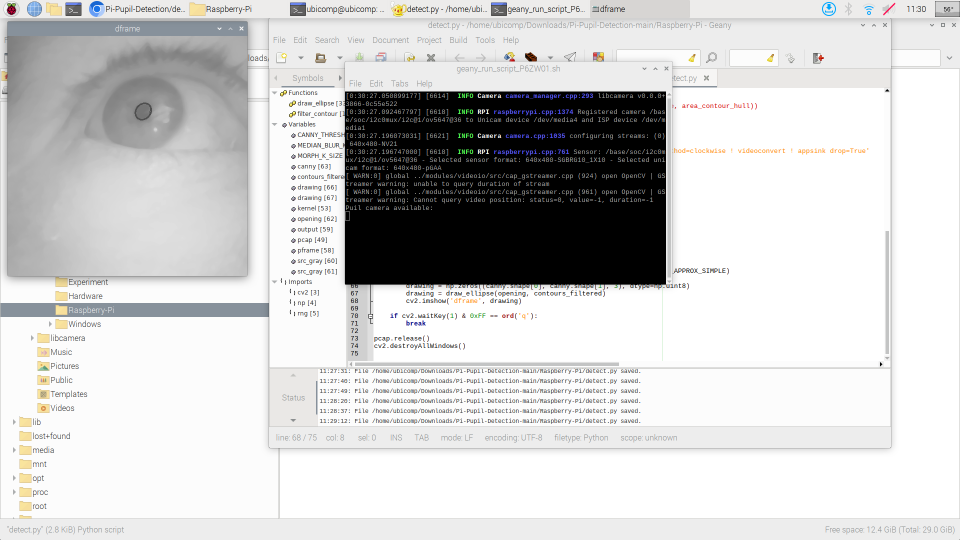
#> input picture detection.png, 1920 x 1080 px (shown at 1/2 size)
$ python -i detect_pupil.py   (imports and definitions only)
#> lines starting #> are read from the running program, lines starting #| are printed output that depends on the picture; after the words box and inside, x2 and y2 are one past the last pixel; in counts of white or black regions, pixels touching at a corner belong together
import cv2
import operator
import numpy as np


class pupil_detection():
    def __init__(self, image_path):
        '''
        initialize the class and set the class attributes
        '''
        self._img = None
        self._img_path = image_path
        self._pupil = None
        self._centroid = None

    def load_image(self):
        '''
        load the image based on the path passed to the class
        it should use the method cv2.imread to load the image
        it should also detect if the file exists
        '''
        self._img = cv2.imread(self._img_path)
#> self._img is the input picture: shape (1080, 1920, 3); mean B, G, R 206.3, 206.4, 206.5
        # If the image doesn't exists or is not valid then imread returns None
        if type(self._img) == None:
            return False
        else:
            return True

    def show_image(self, img):
        cv2.imshow("Result", img)
        cv2.waitKey(0)

    def centroid(self):
        # convert image to grayscale image
        gray_image = cv2.cvtColor(self._img, cv2.COLOR_BGR2GRAY)
        # convert the grayscale image to binary image
        ret, thresh = cv2.threshold(gray_image, 127, 255, 0)
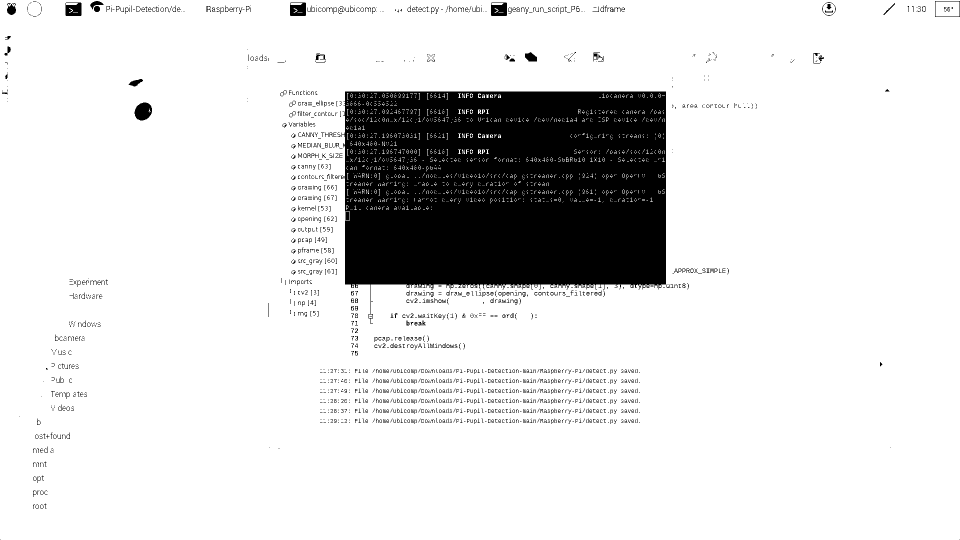
#> thresh: shape (1080, 1920) (shown at 1/2 size); 87.2% white; 1774 black regions (1492 under 20 px), largest, box (x1, y1, x2, y2) and area: (683, 183, 1332, 648) 240717, (269, 205, 304, 241) 956, (131, 5, 163, 32) 733
        # calculate moments of binary image
        M = cv2.moments(thresh)
#> M = moments, m00 460928310, centre m10/m00, m01/m00 = (955.2, 562)
        # calculate x,y coordinate of center
        cX = int(M["m10"] / M["m00"])
#> cX = 955
        cY = int(M["m01"] / M["m00"])
#> cY = 562
        self._centroid = (cX, cY)
#> self._centroid = (955, 562)
        # cv2.circle(self._img, (cX, cY), 5, (255, 255, 255), -1)

    def detect_pupil(self):
        dst = cv2.fastNlMeansDenoisingColored(self._img, None, 10, 10, 7, 21)
        blur = cv2.GaussianBlur(dst, (5, 5), 0)
        inv = cv2.bitwise_not(blur)
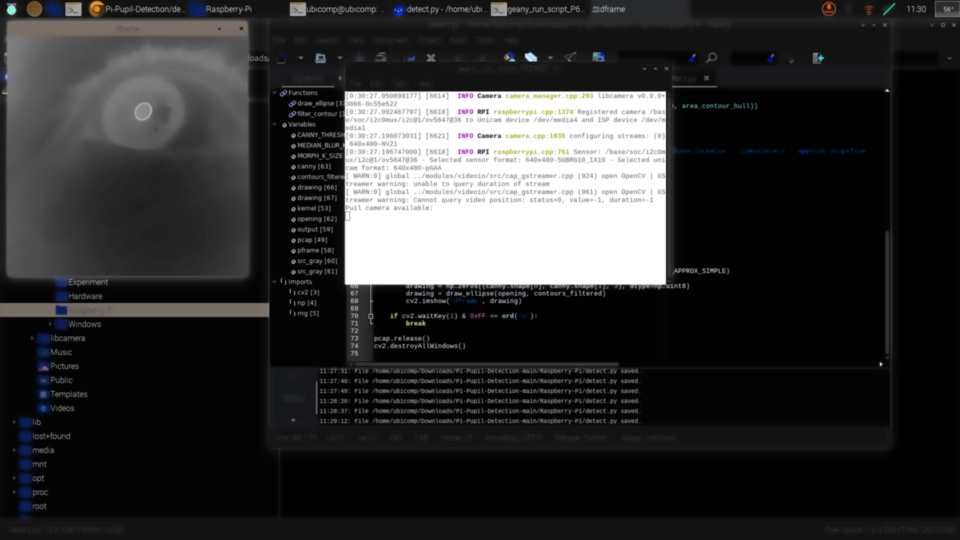
#> inv: shape (1080, 1920, 3) (shown at 1/2 size); mean B, G, R 48.8, 48.5, 48.5
        thresh = cv2.cvtColor(inv, cv2.COLOR_BGR2GRAY)
        kernel = np.ones((2, 2), np.uint8)
        erosion = cv2.erode(thresh, kernel, iterations=1)
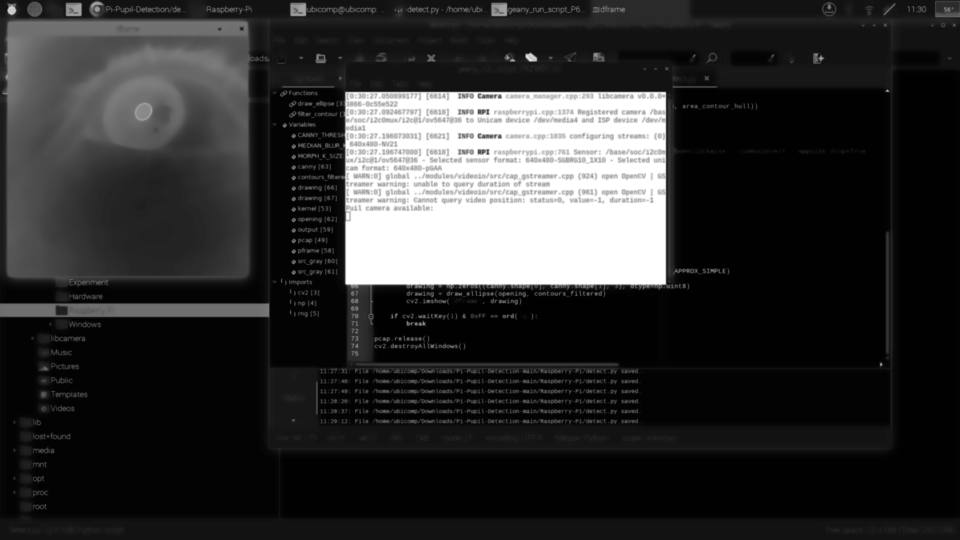
#> erosion: shape (1080, 1920) (shown at 1/2 size); min 1, max 255, mean 47
        ret, thresh1 = cv2.threshold(erosion, 210, 255, cv2.THRESH_BINARY)
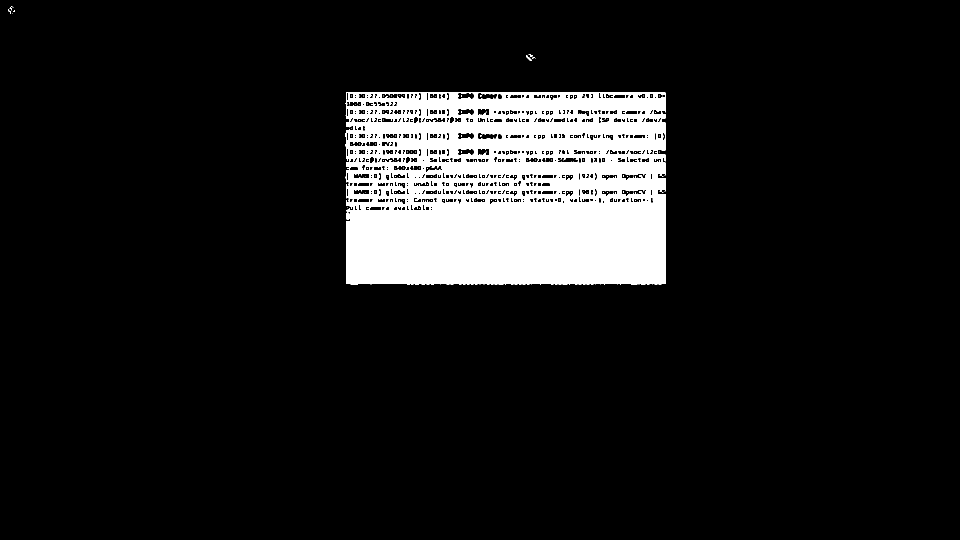
#> thresh1: shape (1080, 1920) (shown at 1/2 size); 10% white; 212 white regions (208 under 20 px)
        cnts, hierarchy = cv2.findContours(thresh1, cv2.RETR_EXTERNAL, cv2.CHAIN_APPROX_SIMPLE)
#> cnts = 16 contours, 13 with area under 20; largest, box (x1, y1, x2, y2) and area: (691, 185, 1331, 569) 242688, (693, 425, 699, 440) 65, (1052, 111, 1064, 122) 34
        flag = 10000
        final_cnt = None
        for cnt in cnts:
            (x, y), radius = cv2.minEnclosingCircle(cnt)
            distance = abs(self._centroid[0] - x) + abs(self._centroid[1] - y)
            if distance < flag:
                flag = distance
                final_cnt = cnt
            else:
                continue
#> this loop made 16 passes
#> (x, y, radius, distance, flag) on passes 1, 6: (695, 432, 7.07, 390, 390), (1011, 376, 371.8, 242, 242)
#> (x, y, radius, distance) on passes 2, 3, 4, 5, 7, 8: (695, 414, 0.0001, 408), (1319, 305, 0.0001, 621), (1319, 302, 0.0001, 624), (703, 256, 0.0001, 558), (1071, 117, 0.0001, 561), (1066, 115, 2.24, 558)
#> after the loop, final_cnt = contour of 438 points, box (x1, y1, x2, y2) (691, 185, 1331, 569), area 242688; flag = 242
        (x, y), radius = cv2.minEnclosingCircle(final_cnt)
#> x = 1011; y = 376; radius = 371.8
        center = (int(x), int(y))
#> center = (1011, 376)
        radius = int(radius)
#> radius = 371
        cv2.circle(self._img, center, radius, (255, 0, 0), 2)
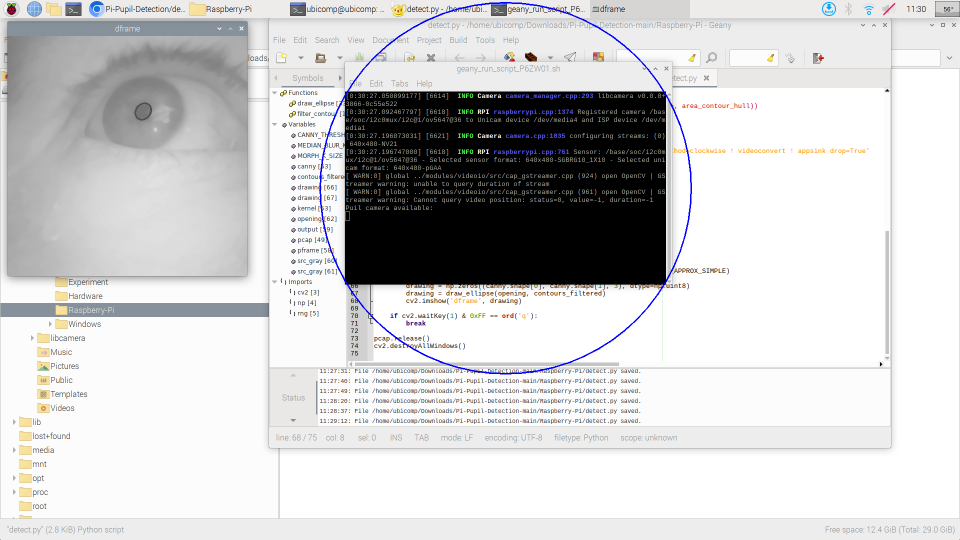
#> self._img: shape (1080, 1920, 3) (shown at 1/2 size); 0.33% of pixels changed, all inside (x1, y1, x2, y2) = (639, 4, 1384, 749)

        self._pupil = (center[0], center[1], radius)
#> self._pupil = (1011, 376, 371)
        self.show_image(self._img)

    def start_detection(self):
        if self.load_image():
            self.centroid()
            self.detect_pupil()
        else:
            print('Image file "' + self._img_path + '" could not be loaded.')


id = pupil_detection(r"PATH_FOLDER")
# [1 line not run here, left out]

>>> result = pupil_detection('../detection.png').start_detection()
